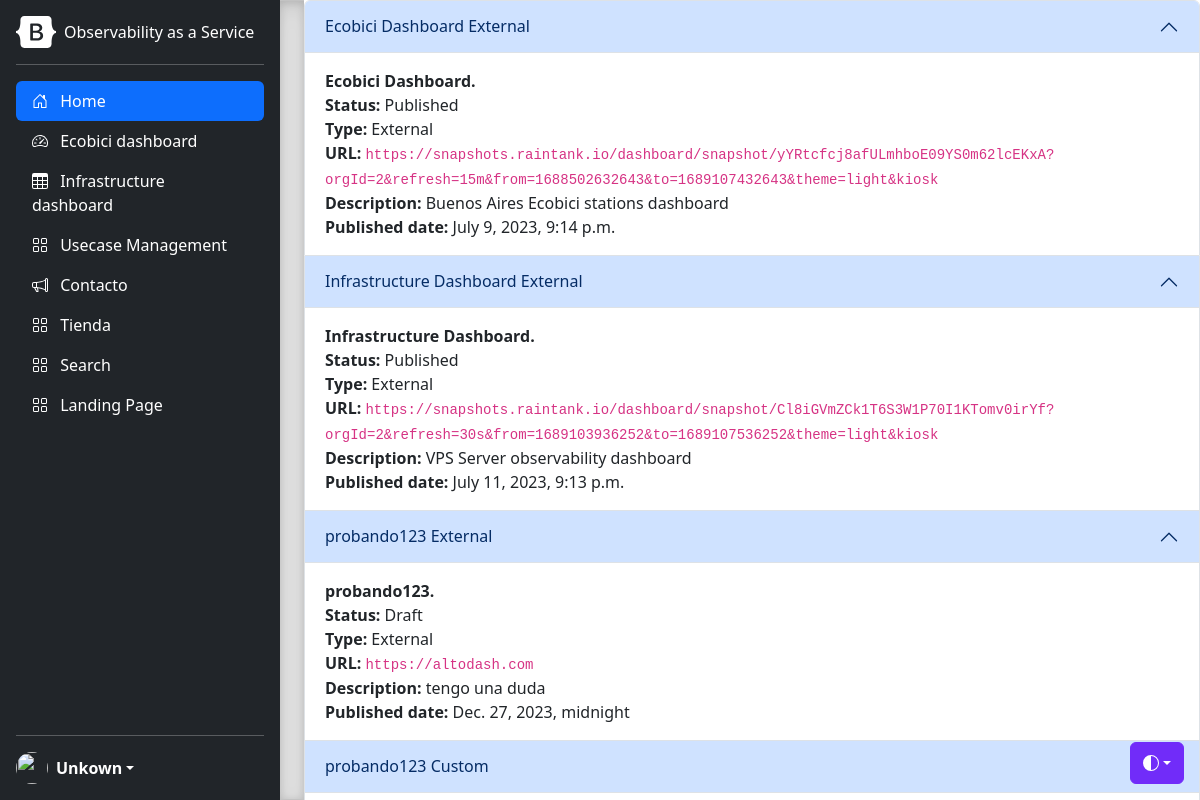
/, run on an earlier commit of the app's database.
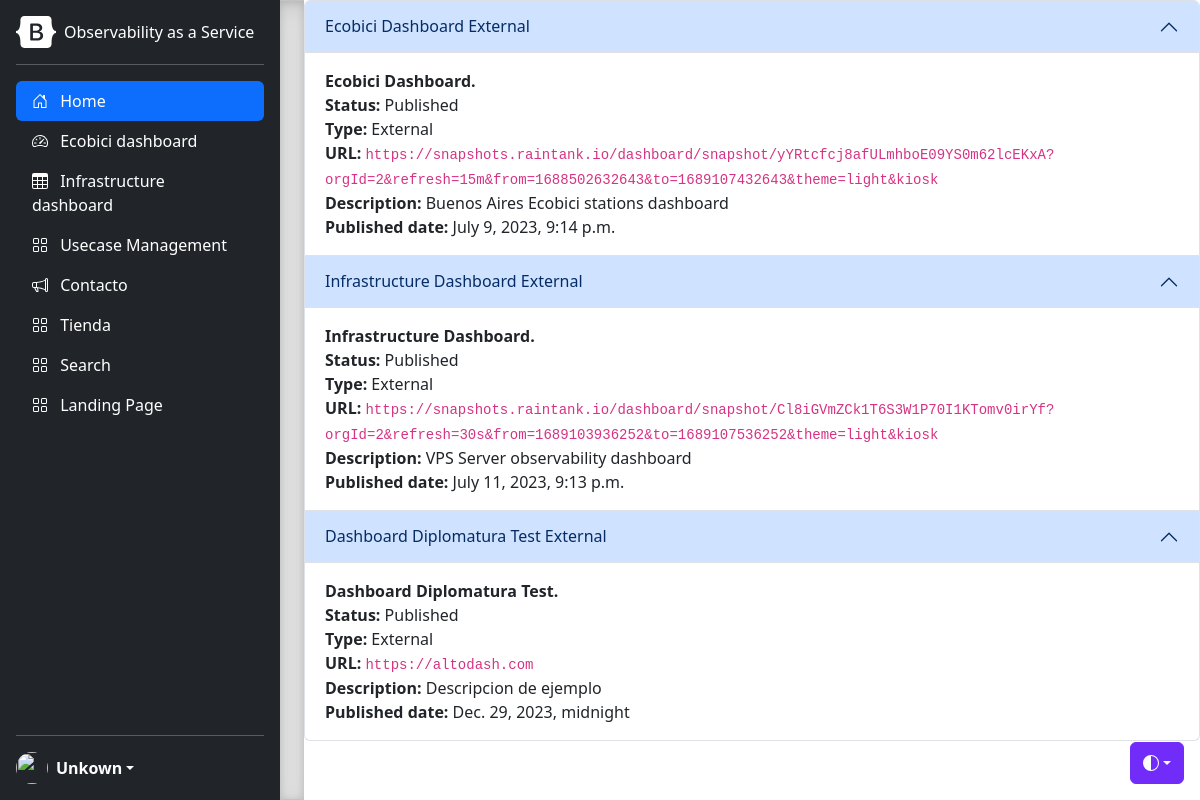
And on a later commit of the database.
### dashboards/models.py (models this page shows, shortened)
class Dashboards(models.Model):
    draft = "Draft"
    published = "Published"
    retired = "Retired"
    custom = "Custom"
    external = "External"
    DASHBOARD_STATUS = (
        (draft, "Draft"),
        (published, "Published"),
        (retired, "Retired")
    )
    DASHBOARD_TYPE = (
        (custom, "Custom"),
        (external, "External"),
    )
    status = models.CharField(max_length=50, choices=DASHBOARD_STATUS, default=draft)
    dashboard_type = models.CharField(max_length=50, choices=DASHBOARD_TYPE, default=custom)
    name = models.CharField(max_length=200)
    url = models.CharField(max_length=200)
    description = models.CharField(max_length=200)
    published_date = models.DateTimeField('Published Date')
    image = models.ImageField(default='grafana_logo_icon_171048.png', blank=True, null=True)
    def __str__(self):
        return self.name + ' ' + str(self.dashboard_type)

### dashboards/views.py (the view)
# urls.py: path('', views.index, name='main'),
def index(request):
    params = {}
    params['page_name'] = 'Observability Insights'
    params['page'] = 'index.html'
    params['data'] = Dashboards.objects.all()
    return render(request, 'dashboards/index.html', params)

### templates/dashboards/index.html
{% extends "layout.html" %}
{% block main %}
<div class="accordion" id="accordionExample">
  {% for item in data %}
  <div class="accordion-item">
    <h2 class="accordion-header">
      <button class="accordion-button" type="button" data-bs-toggle="collapse" data-bs-target="#collapseOne" aria-expanded="true" aria-controls="collapseOne">
        {{item}}
      </button>
    </h2>
    <div id="collapseOne" class="accordion-collapse collapse show" data-bs-parent="#accordionExample">
      <div class="accordion-body">
        <strong>{{item.name}}.</strong><br \>
        <b>Status: </b>{{item.status}}<br \>
        <b>Type: </b>{{item.dashboard_type}}<br \>
        <b>URL: </b><code>{{item.url}}</code><br \>
        <b>Description: </b>{{item.description}}<br \>
        <b>Published date: </b>{{item.published_date}}<br \>
      </div>
    </div>
  </div>
  {% endfor %}
</div>
{% endblock %}

What changed in the data, as far as the page shows it:
removed Dashboards: name+dashboard_type "probando123 External", name "probando123", status "Draft", dashboard_type "External", url "https://altodash.com", description "tengo una duda", published_date "Dec. 27, 2023, midnight"
removed Dashboards: name+dashboard_type "probando123 Custom"
added Dashboards: name+dashboard_type "Dashboard Diplomatura Test External", name "Dashboard Diplomatura Test", status "Published", dashboard_type "External", url "https://altodash.com", description "Descripcion de ejemplo", published_date "Dec. 29, 2023, midnight"
